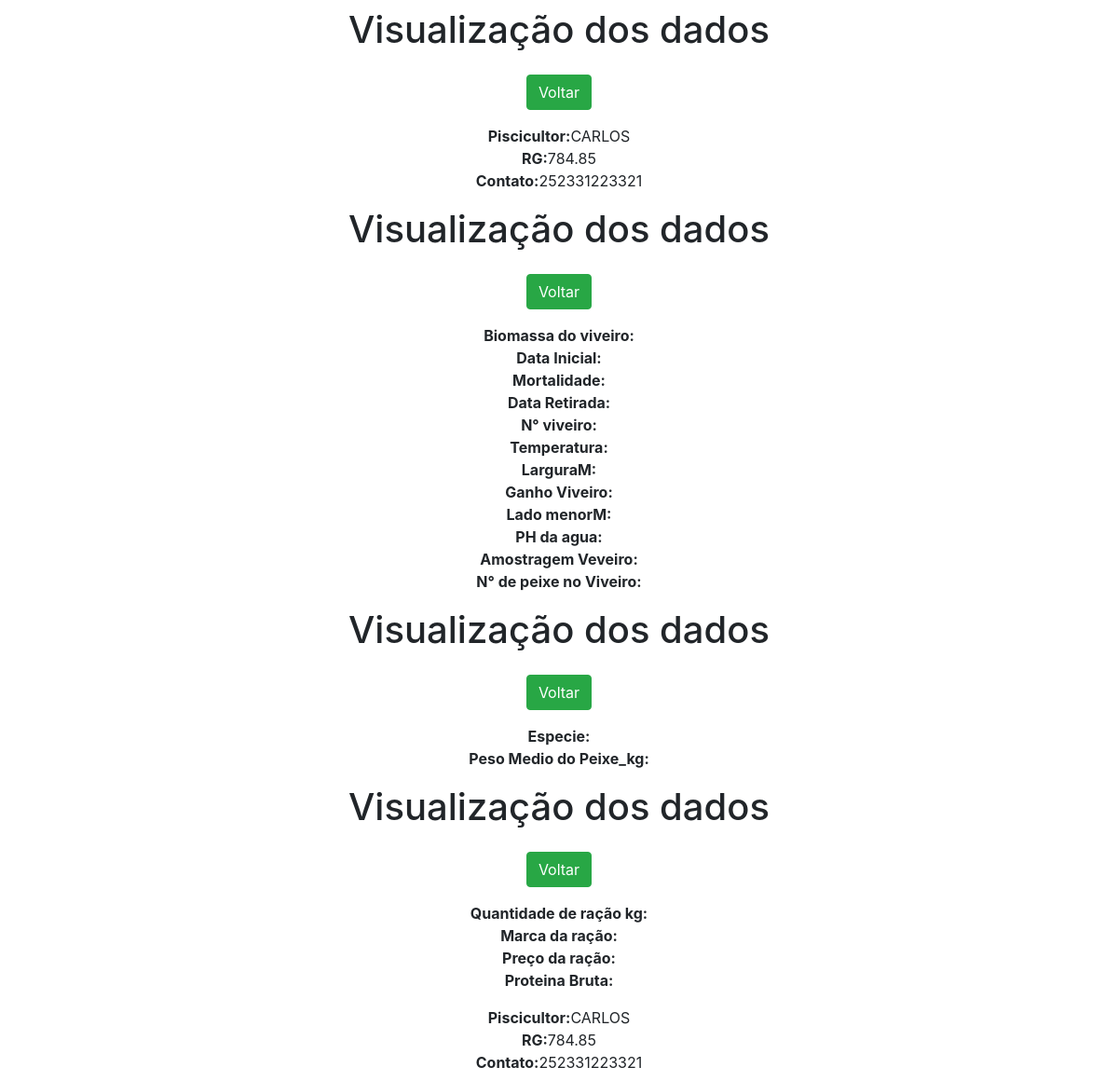
Screenshot of /view/18/ with the database file from the repository.
### app/models.py (models this page shows)
class Piscicultores(models.Model):
    piscicultor = models.CharField(max_length=30)
    rg = models.CharField(max_length=7)
    contato = models.CharField(max_length=13)

### app/views.py (the view)
# urls.py: path('view/<int:pk>/', view, name='view'),
def view (request,pk):
    data = {}
    data['db'] = Piscicultores.objects.get(pk=pk)
    return render(request, 'view.html',data)

### app/Templates/view.html (shortened to what this page needs)
<!DOCTYPE html>
<html lang="br-pt">
<head>
      <link rel="stylesheet" href="https://cdn.jsdelivr.net/npm/bootstrap@4.6.2/dist/css/bootstrap.min.css" >
</head>
<body>
    <div class="col-8 m-auto pt-2 pb-2 text-center">
        <h1>Visualização dos dados</h1>
    </div>
    <div class="col-8 m-auto pt-2 pb-2 text-center">
        <a href="/" class="btn btn-success">Voltar</a>
    </div>
    <div class="col-8 m-auto pt-2 pb-2 text-center">
        <strong> Piscicultor:</strong>{{db.piscicultor}}<br>
        <strong> RG:</strong>{{db.rg}}<br>
        <strong> Contato:</strong>{{db.contato}}<br>
     </div>
   <div class="col-8 m-auto pt-2 pb-2 text-center">
        <h1>Visualização dos dados</h1>
    </div>
    <div class="col-8 m-auto pt-2 pb-2 text-center">
        <a href="/" class="btn btn-success">Voltar</a>
    </div>
    <div class="col-8 m-auto pt-2 pb-2 text-center">
        <strong> Biomassa do viveiro:</strong>{{db.biomassaViveiro}}<br>
        <strong> Data Inicial:</strong>{{db.dataIniciar}}<br>
        <strong> Mortalidade:</strong>{{db.mortalidade}}<br>
        <strong> Data Retirada:</strong>{{db.dataRetirada}}<br>
        <strong> N° viveiro:</strong>{{db.numeroViveiro}}<br>
        <strong> Temperatura:</strong>{{db.temperatura}}<br>
        <strong> LarguraM:</strong>{{db.largura_M}}<br>
        <strong> Ganho Viveiro:</strong>{{db.ganhoViveiro}}<br>
        <strong> Lado menorM:</strong>{{db.ladoMenor_M}}<br>
        <strong> PH da agua:</strong>{{db.pH_daAgua}}<br>
        <strong> Amostragem Veveiro:</strong>{{db.amostragemViveiro}}<br>
        <strong> N° de peixe no Viveiro:</strong>{{db.numeroPeixesViveiro}}<br>
     </div>
    <div class="col-8 m-auto pt-2 pb-2 text-center">
        <h1>Visualização dos dados</h1>
    </div>
    <div class="col-8 m-auto pt-2 pb-2 text-center">
        <a href="/" class="btn btn-success">Voltar</a>
    </div>
    <div class="col-8 m-auto pt-2 pb-2 text-center">
        <strong> Especie:</strong>{{db.especie}}<br>
        <strong> Peso Medio do Peixe_kg:</strong>{{db.pesoMedioPeixe_kg}}<br>
     </div>
    <div class="col-8 m-auto pt-2 pb-2 text-center">
        <h1>Visualização dos dados</h1>
    </div>
    <div class="col-8 m-auto pt-2 pb-2 text-center">
        <a href="/" class="btn btn-success">Voltar</a>
    </div>
    <div class="col-8 m-auto pt-2 pb-2 text-center">
        <strong> Quantidade de ração kg: </strong>{{db.quantidaderacaokg}}<br>
        <strong> Marca da ração: </strong>{{db.marcaracao}}<br>
        <strong> Preço da ração: </strong>{{db.precoracao}}<br>
        <strong> Proteina Bruta: </strong>{{db.protreinabruta}}<br>
     </div>
</body>
</html>
    <div class="col-8 m-auto pt-2 pb-2 text-center">
        <strong> Piscicultor:</strong>{{db.piscicultor}}<br>
        <strong> RG:</strong>{{db.rg}}<br>
        <strong> Contato:</strong>{{db.contato}}<br>
     </div>
</body>
</html>

### rows the page displays
Piscicultores: piscicultor "CARLOS", rg "784.85", contato "252331223321"
